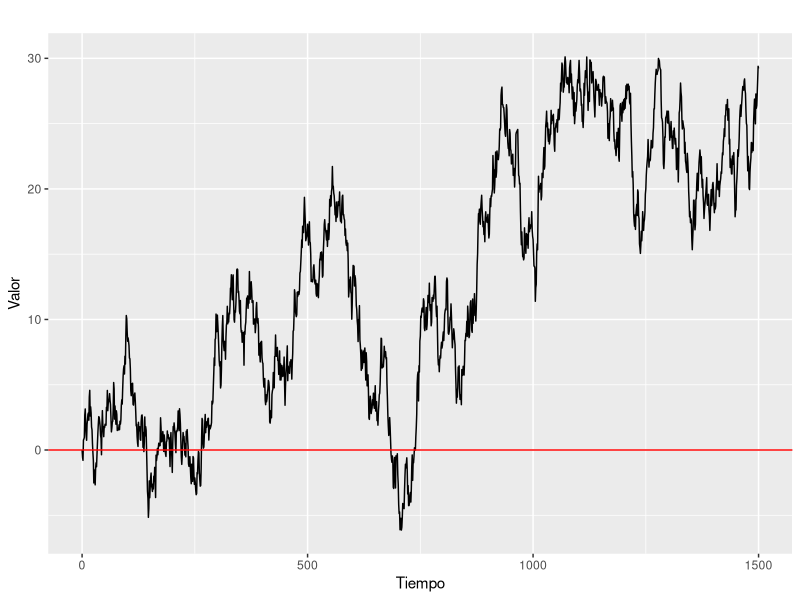
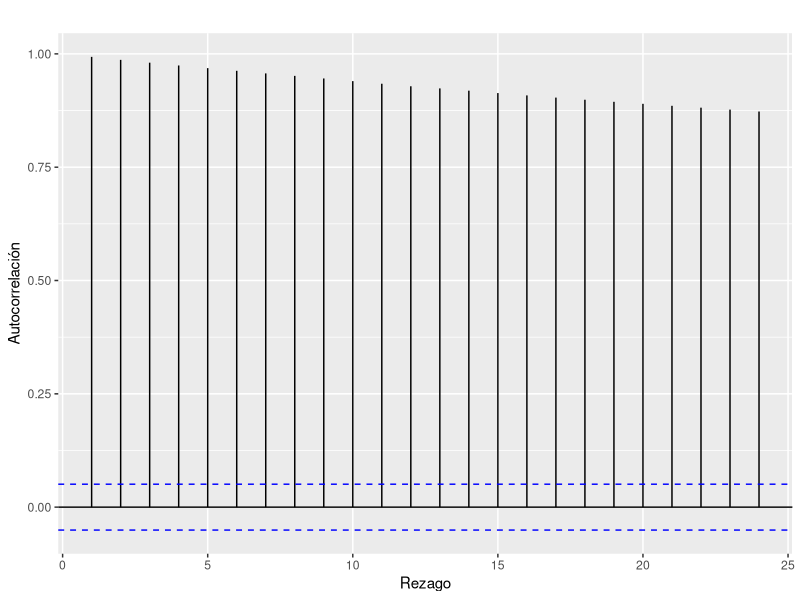
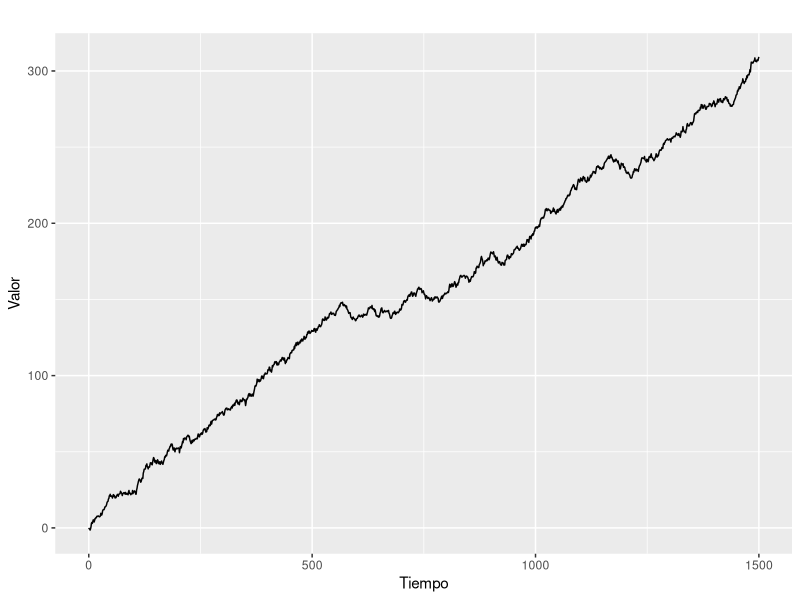
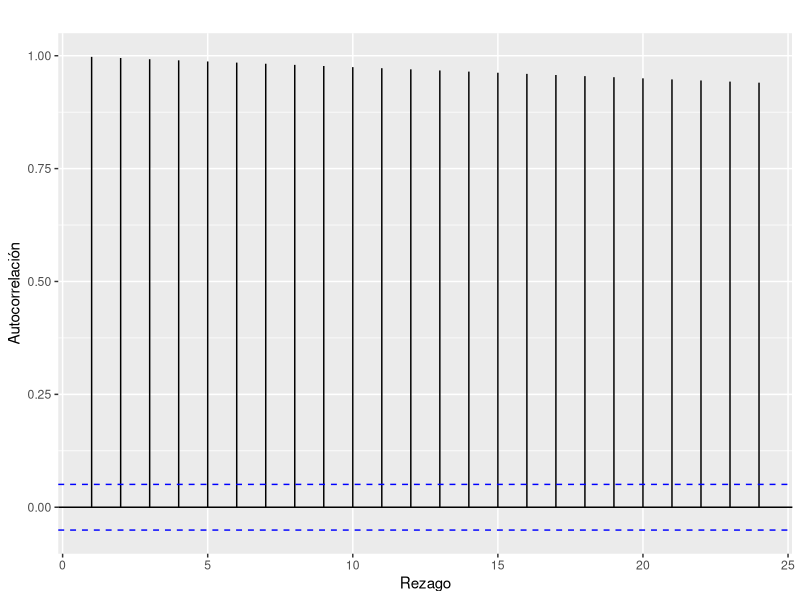
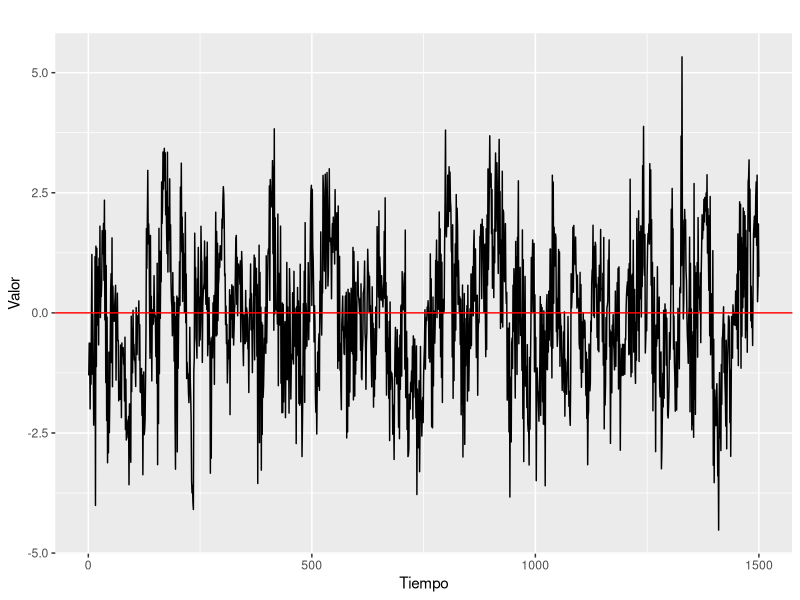
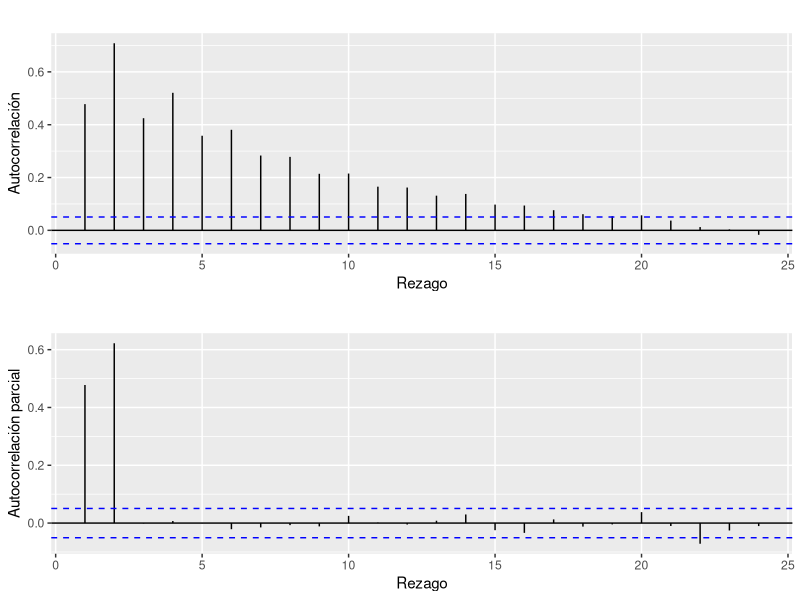
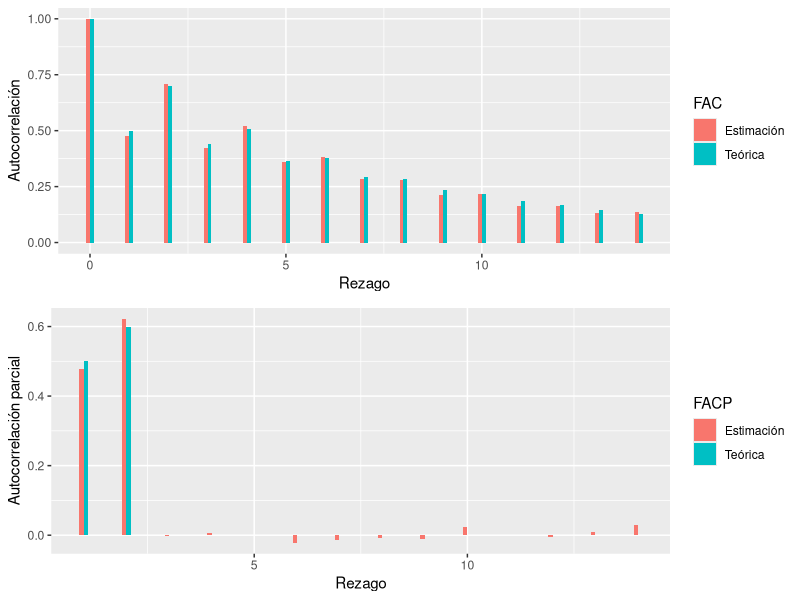
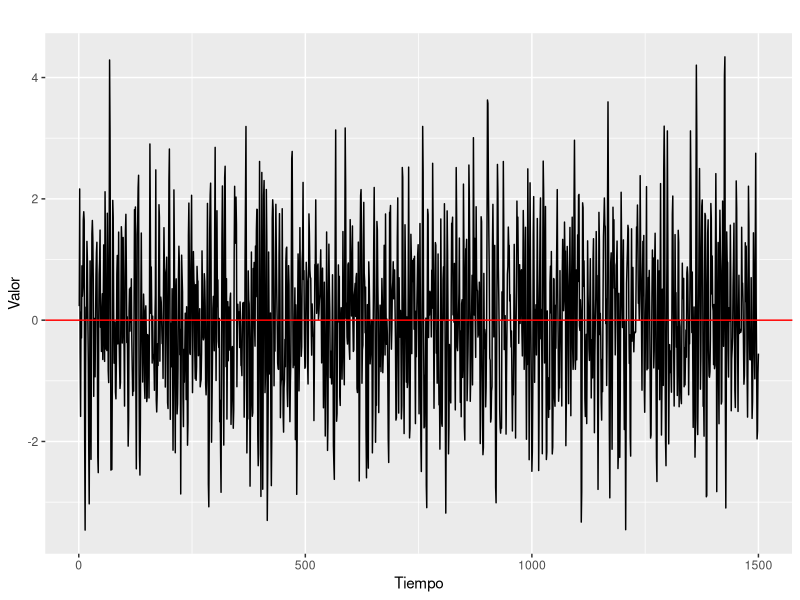

The R source for these figures, in order:
## ---- chunk 1

knitr::opts_chunk$set(echo = TRUE, tidy.opts = list(width.cutoff = 50), fig.pos = 'H', out.extra = '', warning = FALSE, message = FALSE)

## ---- chunk 2

# Cargamos las librerías
library(tidyverse)
library(here)
library(forecast)
library(gridExtra)

# Fijamos una semilla
set.seed(123)

## ---- chunk 3

# Función arima.sim
RW <- arima.sim(model = list(order = c(0, 1, 0)), n = 1500)

# Otra forma:
# Simulamos un Ruido Blanco
# RB <- rnorm (1500, 0, 1)
# head(RB)

# Obtenemos un Random Walk como la suma acumulada de shocks
# RW <- cumsum(RB)
# head(RW)

# Convertimos el proceso a formato ts
# RW <- ts(RW)

## ---- chunk 4

# Graficamos el proceso
autoplot(RW) +
  geom_hline(yintercept = 0, col = "red") +
  labs(x = "Tiempo",
       y = "Valor")

## ---- chunk 5

# FAC
ggAcf(RW, lag.max = 24, type = "correlation") +
  labs(x = "Rezago",
       y = "Autocorrelación",
       title = "")

## ---- chunk 6

# Función arima.sim
RW_drift <- arima.sim(model = list(order = c(0, 1, 0)), n = 1500, mean = 0.2)

# Otra forma:
# Simulamos un Ruido Blanco
# RB <- rnorm (1500, 0, 1)
# head(RB)

# Obtenemos un Random Walk como la suma acumulada de shocks más el drift de 0.2
# delta <- 0.2
# RW_drift <- RB + delta
# RW_drift <- cumsum(RW_drift)
# head(RW_drift)

# Convertimos el proceso a formato ts
# RW_drift <- ts(RW_drift)

## ---- chunk 7

# Graficamos el proceso
autoplot(RW_drift) +
  labs(x = "Tiempo",
       y = "Valor")

## ---- chunk 8

# FAC
ggAcf(RW_drift, lag.max = 24, type = "correlation") +
  labs(x = "Rezago",
       y = "Autocorrelación",
       title = "")

## ---- chunk 9

# Simulamos un proceso AR(2) con phi1 = 0,2 y phi2 = 0,6
simula_ar2_1 <- arima.sim(n = 1500, list(ar = c(0.2, 0.6)))

# Chequeamos estacionariedad
# La función Mod() obtiene el módulo y polyroot() las raíces del polinomio
polyroot(c(1, -0.2, -0.6)) # Dos raíces imaginarias
Mod(polyroot(c(1, -0.2, -0.6))) # Módulo de las raíces fuera del círculo unitario

## ---- chunk 10

# Graficamos el proceso
autoplot(simula_ar2_1) +
  geom_hline(yintercept = 0, col = "red") +
  labs(x = "Tiempo",
       y = "Valor")

## ---- chunk 11

# FAC
acf_simula_ar2_1 <- ggAcf(simula_ar2_1, lag.max = 24, type = "correlation") +
  labs(x = "Rezago",
       y = "Autocorrelación",
       title = "")

# FACP
pacf_simula_ar2_1 <- ggAcf(simula_ar2_1, lag.max = 24, type = "partial") +
  labs(x = "Rezago",
       y = "Autocorrelación parcial",
       title = "")

grid.arrange(acf_simula_ar2_1, pacf_simula_ar2_1)

## ---- chunk 12

# Obtenemos las autocorrelaciones teóricas
ar2_1_acf_teorico <- ARMAacf(ar = c(0.2, 0.6), lag.max = 14, pacf = FALSE)
ar2_1_pacf_teorico <- ARMAacf(ar = c(0.2, 0.6), lag.max = 14, pacf = TRUE)

# Obtenemos las autocorrelaciones estimadas
ar2_1_acf_est <- ggAcf(simula_ar2_1, plot = FALSE, lag.max = 14, type = "correlation")
ar2_1_pacf_est <- ggAcf(simula_ar2_1, plot = FALSE, lag.max = 14, type = "partial")

# Ordenamos los datos de la FAC para poder graficarlos
ar2_1_teorico_est_acf <- data.frame(rezago = 0:14, "Teórica" = ar2_1_acf_teorico, "Estimación" = ar2_1_acf_est$acf)
ar2_1_teorico_est_acf <- ar2_1_teorico_est_acf %>% 
  pivot_longer(cols = c("Teórica", "Estimación"), values_to = "valores")

# Graficamos las FAC teórica y estimada
ar2_1_acf <- ggplot(ar2_1_teorico_est_acf) +
  geom_col(aes(x= rezago, y = valores, fill = name),
           position = "dodge", width = 0.2) +
  labs(x = "Rezago",
       y = "Autocorrelación",
       fill = "FAC")

# Ordenamos los datos de la FACP para poder graficarlos
ar2_1_teorico_est_pacf <- data.frame(rezago = 1:14, "Teórica" = ar2_1_pacf_teorico, "Estimación" = ar2_1_pacf_est$acf)
ar2_1_teorico_est_pacf <- ar2_1_teorico_est_pacf %>% 
  pivot_longer(cols = c("Teórica", "Estimación"), values_to = "valores")

# Graficamos las FACP teórica y estimada
ar2_1_pacf <- ggplot(ar2_1_teorico_est_pacf) +
  geom_col(aes(x= rezago, y = valores, fill = name),
           position = "dodge", width = 0.2) +
  labs(x = "Rezago",
       y = "Autocorrelación parcial",
       fill = "FACP")

grid.arrange(ar2_1_acf, ar2_1_pacf)

## ---- chunk 13

# Simulamos un proceso AR(2) con phi1 = 0,7 y phi2 = -0,5
simula_ar2_2 <- arima.sim(n = 1500, list(ar = c(0.7, -0.5)))

# Chequeamos estacionariedad
# La función Mod() obtiene el módulo y polyroot() las raíces del polinomio
polyroot(c(1, -0.7, 0.5)) # Dos raíces imaginarias
Mod(polyroot(c(1, -0.7, 0.5))) # Módulo de las raíces fuera del círculo unitario

## ---- chunk 14

# Graficamos el proceso
autoplot(simula_ar2_2) +
  geom_hline(yintercept = 0, col = "red") +
  labs(x = "Tiempo",
       y = "Valor")

## ---- chunk 15

# FAC
acf_simula_ar2_2 <- ggAcf(simula_ar2_2, lag.max = 24, type = "correlation") +
  labs(x = "Rezago",
       y = "Autocorrelación",
       title = "")

# FACP
pacf_simula_ar2_2 <- ggAcf(simula_ar2_2, lag.max = 24, type = "partial") +
  labs(x = "Rezago",
       y = "Autocorrelación parcial",
       title = "")

grid.arrange(acf_simula_ar2_2, pacf_simula_ar2_2)

## ---- chunk 16

# Obtenemos las autocorrelaciones teóricas
ar2_2_acf_teorico <- ARMAacf(ar = c(0.7, -0.5), lag.max = 14, pacf = FALSE)
ar2_2_pacf_teorico <- ARMAacf(ar = c(0.7, -0.5), lag.max = 14, pacf = TRUE)

# Obtenemos las autocorrelaciones estimadas
ar2_2_acf_est <- ggAcf(simula_ar2_2, plot = FALSE, lag.max = 14, type = "correlation")
ar2_2_pacf_est <- ggAcf(simula_ar2_2, plot = FALSE, lag.max = 14, type = "partial")

# Ordenamos los datos de la FAC para poder graficarlos
ar2_2_teorico_est_acf <- data.frame(rezago = 0:14, "Teórica" = ar2_2_acf_teorico, "Estimación" = ar2_2_acf_est$acf)
ar2_2_teorico_est_acf <- ar2_2_teorico_est_acf %>% 
  pivot_longer(cols = c("Teórica", "Estimación"), values_to = "valores")

# Graficamos las FAC teórica y estimada
ar2_2_acf <- ggplot(ar2_2_teorico_est_acf) +
  geom_col(aes(x= rezago, y = valores, fill = name),
           position = "dodge", width = 0.2) +
  labs(x = "Rezago",
       y = "Autocorrelación",
       fill = "FAC")

# Ordenamos los datos de la FACP para poder graficarlos
ar2_2_teorico_est_pacf <- data.frame(rezago = 1:14, "Teórica" = ar2_2_pacf_teorico, "Estimación" = ar2_2_pacf_est$acf)
ar2_2_teorico_est_pacf <- ar2_2_teorico_est_pacf %>% 
  pivot_longer(cols = c("Teórica", "Estimación"), values_to = "valores")

# Graficamos las FACP teórica y estimada
ar2_2_pacf <- ggplot(ar2_2_teorico_est_pacf) +
  geom_col(aes(x= rezago, y = valores, fill = name),
           position = "dodge", width = 0.2) +
  labs(x = "Rezago",
       y = "Autocorrelación parcial",
       fill = "FACP")

grid.arrange(ar2_2_acf, ar2_2_pacf)

## ---- chunk 17

# Simulamos un proceso MA(2) con theta1 = 1,2 y theta2 = -0,7
# En la función arima.sim(), el signo del coeficiente está invertido
simula_ma2 <- arima.sim(list(ma = c(-1.2, 0.7)), n = 1500)

## ---- chunk 18

# Graficamos el proceso
autoplot(simula_ma2) +
  geom_hline(yintercept = 0, col = "red") +
  labs(x = "Tiempo",
       y = "Valor")

## ---- chunk 19

# FAC
acf_simula_ma2 <- ggAcf(simula_ma2, lag.max = 24, type = "correlation") +
  labs(x = "Rezago",
       y = "Autocorrelación",
       title = "")

# FACP
pacf_simula_ma2 <- ggAcf(simula_ma2, lag.max = 24, type = "partial") +
  labs(x = "Rezago",
       y = "Autocorrelación parcial",
       title = "")

grid.arrange(acf_simula_ma2, pacf_simula_ma2)

## ---- chunk 20

# Obtenemos las autocorrelaciones teóricas
ma2_acf_teorico <- ARMAacf(ma = c(-1.2, 0.7), lag.max = 14, pacf = FALSE)
ma2_pacf_teorico <- ARMAacf(ma = c(-1.2, 0.7), lag.max = 14, pacf = TRUE)

# Obtenemos las autocorrelaciones estimadas
ma2_acf_est <- ggAcf(simula_ma2, plot = FALSE, lag.max = 14, type = "correlation")
ma2_pacf_est <- ggAcf(simula_ma2, plot = FALSE, lag.max = 14, type = "partial")

# Ordenamos los datos de la FAC para poder graficarlos
ma2_teorico_est_acf <- data.frame(rezago = 0:14, "Teórica" = ma2_acf_teorico, "Estimación" = ma2_acf_est$acf)
ma2_teorico_est_acf <- ma2_teorico_est_acf %>% 
  pivot_longer(cols = c("Teórica", "Estimación"), values_to = "valores")

# Graficamos las FAC teórica y estimada
ma2_acf <- ggplot(ma2_teorico_est_acf) +
  geom_col(aes(x= rezago, y = valores, fill = name),
           position = "dodge", width = 0.2) +
  labs(x = "Rezago",
       y = "Autocorrelación",
       fill = "FAC")

# Ordenamos los datos de la FACP para poder graficarlos
ma2_teorico_est_pacf <- data.frame(rezago = 1:14, "Teórica" = ma2_pacf_teorico, "Estimación" = ma2_pacf_est$acf)
ma2_teorico_est_pacf <- ma2_teorico_est_pacf %>% 
  pivot_longer(cols = c("Teórica", "Estimación"), values_to = "valores")

# Graficamos las FACP teórica y estimada
ma2_pacf <- ggplot(ma2_teorico_est_pacf) +
  geom_col(aes(x= rezago, y = valores, fill = name),
           position = "dodge", width = 0.2) +
  labs(x = "Rezago",
       y = "Autocorrelación parcial",
       fill = "FACP")

grid.arrange(ma2_acf, ma2_pacf)

## ---- chunk 21

# Expresamos un proceso ARMA(2,1) como un MA(inf)
# En la función arima.sim(), el signo del coeficiente está invertido
ma_inf <- ARMAtoMA(ar = c(0.8, -0.15), ma = -0.3, lag.max = 40)
ma_inf <- data.frame(Tiempo = 1:40, Coeficientes = ma_inf)
head(ma_inf)

## ---- chunk 22

# Graficamos los primeros 40 coeficientes del proceso expresado como un MA(inf)

ggplot(ma_inf) +
  geom_line(aes(x = Tiempo, y = Coeficientes))

